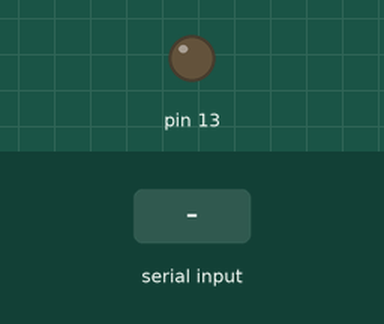
Bench run of a sketch on a simulated Arduino Uno, built with avr-gcc and run on an emulated ATmega328P. Parts: output pins drawn as LEDs (lit = HIGH). Dashed ring = blinking. Inputs (shaded band) come from the test bench.

Above: at 1.2 s.
1.3 s: "Y" received over the second serial link
At 1.4 s:
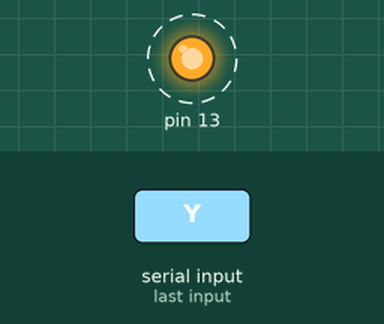
Timing chart, 0 to 4.3 s (numbered marks = the images above; inputs shaded):
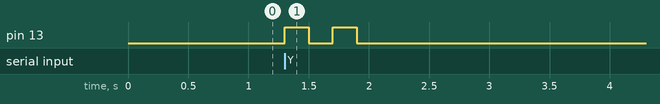

Measured:
- after the input at 1.3 s, pin 13: alternates HIGH for 0.20 s and LOW for 0.20 s, 4 changes in all, then stays LOW, starting at once

The sketch:

LedArduinoTest.ino
```cpp
#include "SoftwareSerial.h"

SoftwareSerial mySerial(7, 8);

void setup() {
  // put your setup code here, to run once:
  mySerial.begin(9600);
  pinMode(13, OUTPUT);

  digitalWrite(13, LOW);
}

void loop() {
  // put your main code here, to run repeatedly:
  while(!mySerial.available()){}

  if (mySerial.read() == 'Y'){
    digitalWrite(13, HIGH);
    delay(200);
    digitalWrite(13, LOW);
    delay(200);
    digitalWrite(13, HIGH);
    delay(200);
    digitalWrite(13, LOW);
    delay(200);
    mySerial.write('Y');
  }
}
```
